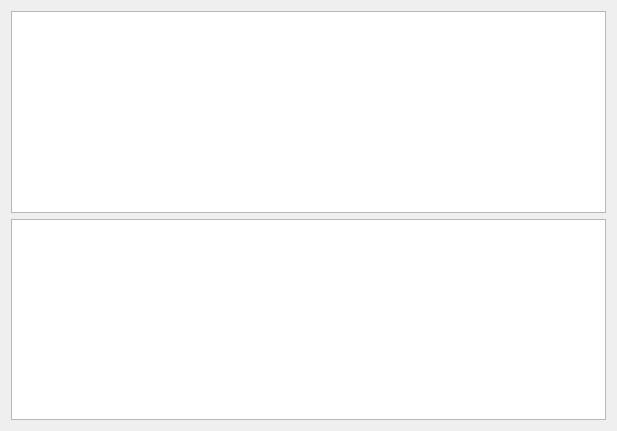
<?xml version="1.0" encoding="UTF-8"?>
<ui version="4.0">
 <class>Base64Dlg</class>
 <widget class="QDialog" name="Base64Dlg">
  <property name="geometry">
   <rect>
    <x>0</x>
    <y>0</y>
    <width>617</width>
    <height>431</height>
   </rect>
  </property>
  <property name="windowTitle">
   <string>Dialog</string>
  </property>
  <layout class="QVBoxLayout" name="verticalLayout">
   <item>
    <widget class="QPlainTextEdit" name="txtIn">
     <property name="plainText">
      <string notr="true"/>
     </property>
    </widget>
   </item>
   <item>
    <widget class="QPlainTextEdit" name="txtOut">
     <property name="readOnly">
      <bool>true</bool>
     </property>
    </widget>
   </item>
  </layout>
 </widget>
 <resources/>
 <connections/>
</ui>
